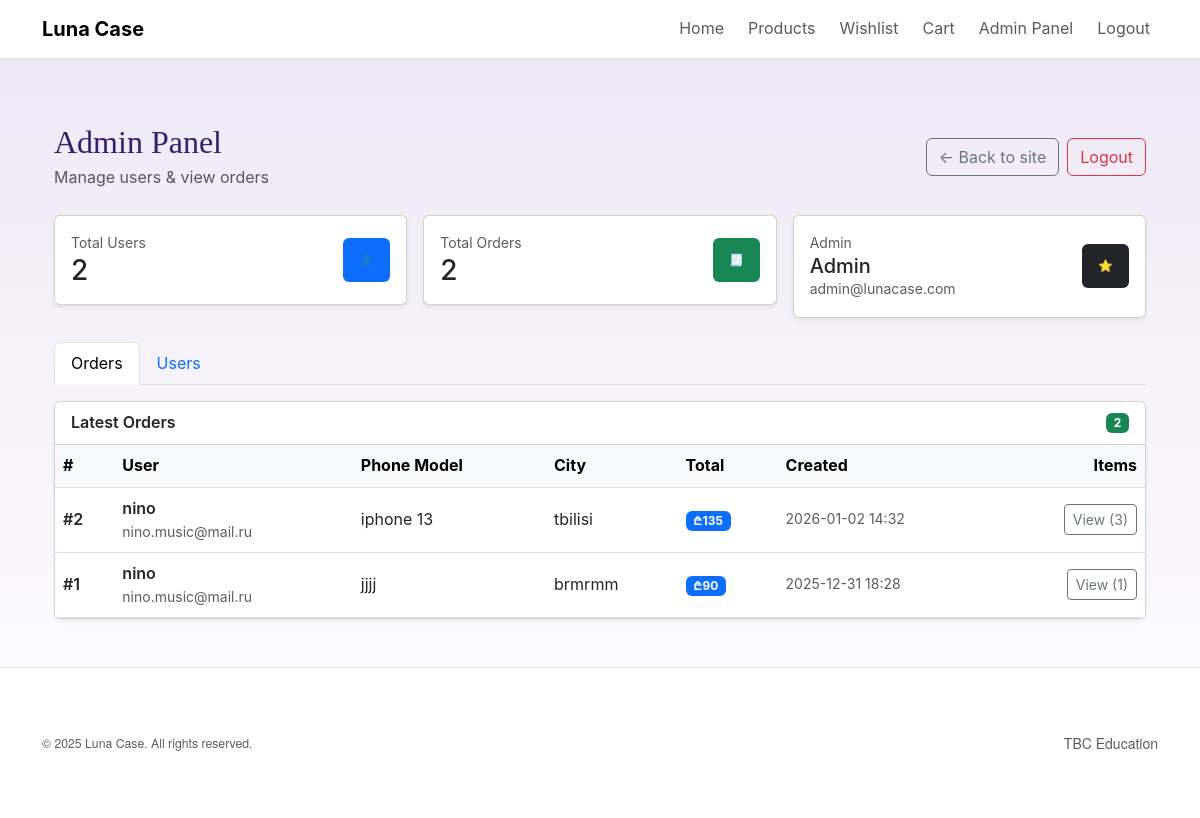
/admin (signed in), run on an earlier commit of the app's database.
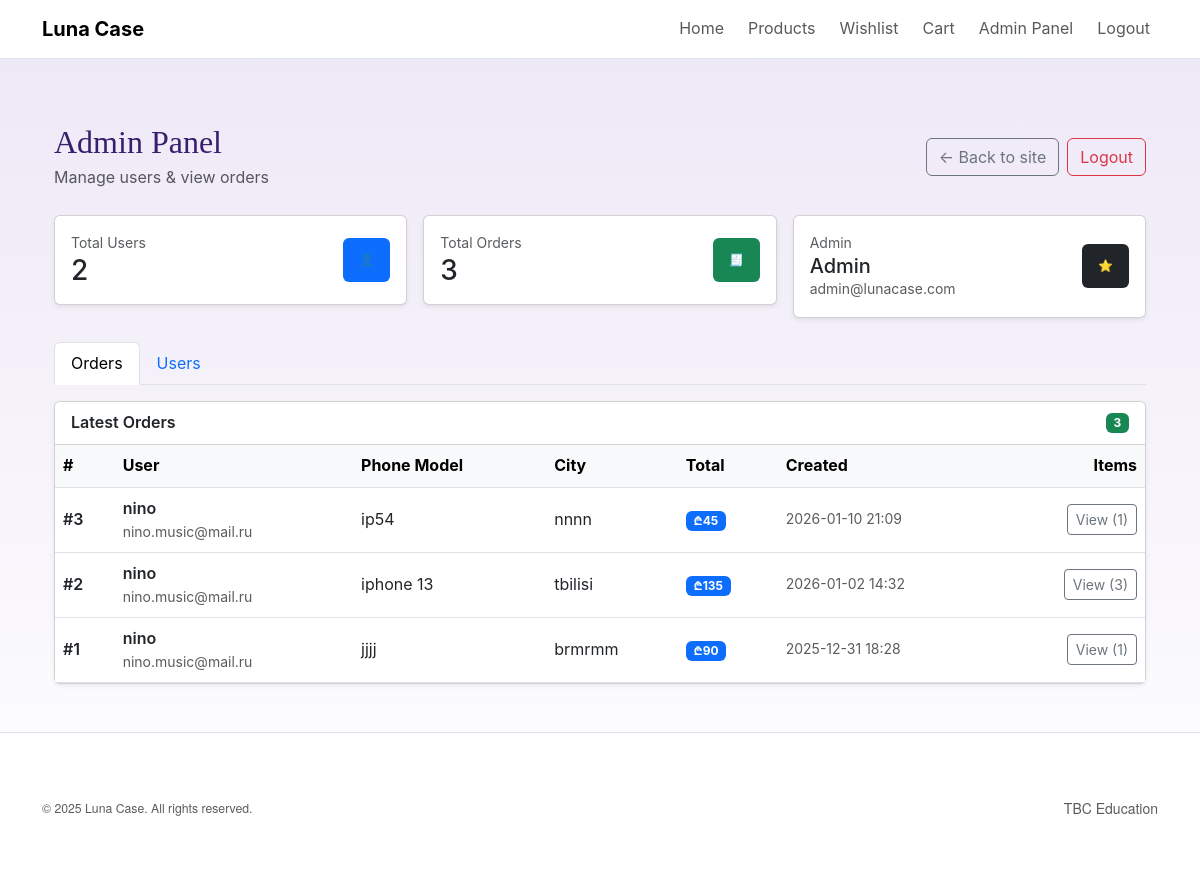
And on a later commit of the database.
### models.py (models this page shows, shortened)
class Order(db.Model):
    id = db.Column(db.Integer, primary_key=True)
    phone_model = db.Column(db.String(120), nullable=False)
    address = db.Column(db.String(220), nullable=False)
    city = db.Column(db.String(80), nullable=False)
    phone_number = db.Column(db.String(40), nullable=False)
    total = db.Column(db.Integer, nullable=False, default=0)
    created_at = db.Column(db.DateTime, default=datetime.utcnow)
    user_id = db.Column(db.Integer, db.ForeignKey("user.id"), nullable=False)
    items = db.relationship("OrderItem", backref="order", lazy=True)

class User(db.Model, UserMixin):
    id = db.Column(db.Integer, primary_key=True)
    full_name = db.Column(db.String(120), nullable=False)
    email = db.Column(db.String(180), unique=True, nullable=False)
    password_hash = db.Column(db.String(255), nullable=False)
    is_admin = db.Column(db.Boolean, default=False)
    created_at = db.Column(db.DateTime, default=datetime.utcnow)
    wishlist_items = db.relationship("WishlistItem", backref="user", lazy=True)
    cart_items = db.relationship("CartItem", backref="user", lazy=True)
    orders = db.relationship("Order", backref="user", lazy=True)

### app.py (the view)
    @app.route("/admin")
    @login_required
    @admin_required
    def admin_panel():
        users = User.query.order_by(User.created_at.desc()).all()
        orders = Order.query.order_by(Order.created_at.desc()).all()
        return render_template("admin.html", users=users, orders=orders)

### app.py (called while the page is built)
def admin_required(view_func):
    from functools import wraps
    @wraps(view_func)
    def wrapper(*args, **kwargs):
        if not current_user.is_authenticated:
            return login_manager.unauthorized()
        if not getattr(current_user, "is_admin", False):
            abort(403)
        return view_func(*args, **kwargs)
    return wrapper

### models.py (called while the page is built)
@login_manager.user_loader
def load_user(user_id):
    return User.query.get(int(user_id))

### templates/admin.html (shortened to what the changed rows need)
{% extends "base.html" %} {% block title %}Admin Panel - Luna Case{% endblock %}
{% block content %}
<div class="container py-4">
  <div class="d-flex flex-wrap justify-content-between align-items-center mb-4">
    <div>
      <h2 class="mb-1">Admin Panel</h2>
    </div>
  </div>
  <div class="row g-3 mb-4">
    <div class="col-12 col-md-4">
      <div class="card shadow-sm">
        <div class="card-body">
          <div class="d-flex justify-content-between align-items-center">
            <div>
              <div class="text-muted small">Total Orders</div>
              <div class="h3 mb-0">{{ orders|length }}</div>
            </div>
          </div>
        </div>
      </div>
    </div>
  </div>
  <div class="tab-content" id="adminTabsContent">
    <div
      class="tab-pane fade show active"
      id="orders"
      role="tabpanel"
      aria-labelledby="orders-tab"
    >
      <div class="card shadow-sm">
        <div
          class="card-header bg-white d-flex justify-content-between align-items-center"
        >
          <div class="fw-semibold">Latest Orders</div>
          <span class="badge text-bg-success">{{ orders|length }}</span>
        </div>
        <div class="card-body p-0">
          {% if orders|length == 0 %}
          <div class="p-4 text-center text-muted">No orders yet.</div>
          {% else %}
          <div class="table-responsive">
            <table class="table table-hover align-middle mb-0">
              <thead class="table-light">
                <tr>
                  <th>#</th>
                  <th>User</th>
                  <th>Phone Model</th>
                  <th>City</th>
                  <th>Total</th>
                  <th>Created</th>
                  <th class="text-end">Items</th>
                </tr>
              </thead>
              <tbody>
                {% for o in orders %}
                <tr>
                  <td class="fw-semibold">#{{ o.id }}</td>
                  <td>
                    <div class="fw-semibold">{{ o.user.full_name }}</div>
                    <div class="text-muted small">{{ o.user.email }}</div>
                  </td>
                  <td>{{ o.phone_model }}</td>
                  <td>{{ o.city }}</td>
                  <td>
                    <span class="badge text-bg-primary">₾{{ o.total }}</span>
                  </td>
                  <td class="text-muted small">
                    {{ o.created_at.strftime("%Y-%m-%d %H:%M") if o.created_at
                    else "" }}
                  </td>
                  <td class="text-end">
                    <button
                      class="btn btn-sm btn-outline-secondary"
                      type="button"
                      data-bs-toggle="collapse"
                      data-bs-target="#items-{{ o.id }}"
                      aria-expanded="false"
                      aria-controls="items-{{ o.id }}"
                    >
                      View ({{ o.items|length }})
                    </button>
                  </td>
                </tr>
                {% endfor %}
              </tbody>
            </table>
          </div>
          {% endif %}
        </div>
      </div>
    </div>
  </div>
</div>
{% endblock %}

What changed in the data, as far as the page shows it:
added Order: id "3", user.full_name "nino", user.email "nino.music@mail.ru", phone_model "ip54", city "nnnn", total "45", created_at "2026-01-10 21:09", items|length "1"
Also different on the page:
{{ orders|length }}: "2" → "3"
